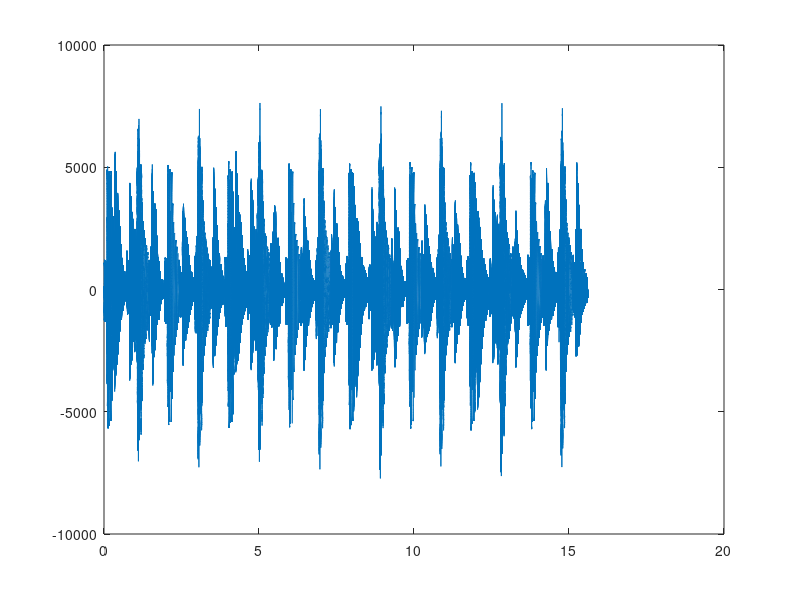

Recreate this plot in MATLAB. (Note: this script raises an error after producing the figure.)
y = load("intrare.dat");

c = load("iesireSimple.dat");

delay_ms = 90;
delay_sample = 44.1 * delay_ms;

ret = zeros(1, (length(y)+4000));

dry = 0.2;
wet =0.7;
scale = 1;

for i=1:length(y)
    if i>delay_sample
        ret(i) = scale*dry*y(i) + wet*y(i-delay_sample);
    elseif i> length(y) - 4000
        ret(i) = wet*y(i-delay_sample);
    else
        ret(i) = scale*dry*y(i);
    end

end

ret = int16(-ret);

FS = 44100;

dt = 1/FS;
t = 0:dt:(length(y)*dt)-dt;
tRET = 0:dt:(length(ret)*dt)-dt;

figure(1)
plot(tRET, int16(ret)); hold on ;
plot(tRET, c); 
legend('MATLAB Test Signal', 'C generated Signal')

player = audioplayer(int16(ret), 2*FS);
player.play();